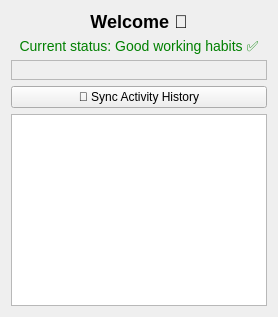
<?xml version="1.0" encoding="UTF-8"?>
<ui version="4.0">
    <class>Dashboard</class>
    <widget class="QWidget" name="Dashboard">
        <layout class="QVBoxLayout" name="verticalLayout">
            <item>
                <widget class="QLabel" name="welcomeLabel">
                    <property name="text">
                        <string>Welcome 👋</string>
                    </property>
                    <property name="alignment">
                        <set>Qt::AlignCenter</set>
                    </property>
                    <property name="styleSheet">
                        <string>font-size: 18px; font-weight: bold;</string>
                    </property>
                </widget>
            </item>
            <item>
                <widget class="QLabel" name="statusLabel">
                    <property name="text">
                        <string>Current status: Good working habits ✅</string>
                    </property>
                    <property name="alignment">
                        <set>Qt::AlignCenter</set>
                    </property>
                    <property name="styleSheet">
                        <string>font-size: 14px; color: green;</string>
                    </property>
                </widget>
            </item>
            <item>
                <widget class="QFrame" name="chartContainer">
                    <property name="frameShape">
                        <enum>QFrame::StyledPanel</enum>
                    </property>
                    <layout class="QVBoxLayout" name="chartLayout"/>
                </widget>
            </item>
            <item>
                <widget class="QPushButton" name="syncButton">
                    <property name="text">
                        <string>🔄 Sync Activity History</string>
                    </property>
                </widget>
            </item>
            <item>
                <widget class="QListWidget" name="historyList"/>
            </item>
        </layout>
    </widget>
    <resources/>
    <connections/>
</ui>
